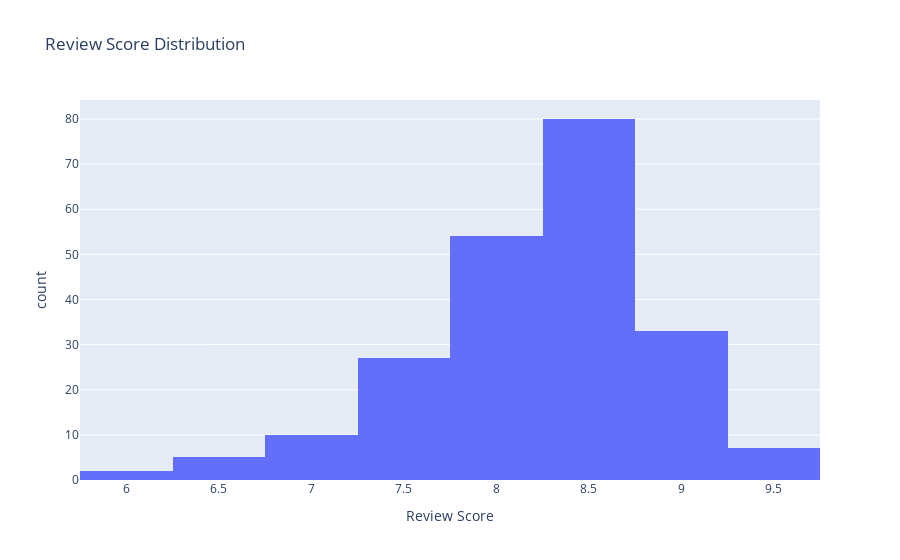

Here is the notebook cell this chart was saved with:
### Code cell
fig = px.histogram(
    df_hotels,
    x="review_score",
    nbins=10,
    title="Review Score Distribution",
    labels={"review_score": "Review Score"}
)
fig.show()

### Figure 1 — Plotly figure (JSON) as saved in the notebook; plotly's stock layout.template omitted (floating-point values rounded to 4 significant figures; data arrays with more than 128 entries replaced by an {"elided": "..."} marker saying what was removed)
{"data": [{"alignmentgroup": "True", "bingroup": "x", "hovertemplate": "Review Score=%{x}<br>count=%{y}<extra></extra>", "legendgroup": "", "marker": {"color": "#636efa", "pattern": {"shape": ""}}, "name": "", "nbinsx": 10, "offsetgroup": "", "orientation": "v", "showlegend": false, "type": "histogram", "x": {"elided": "218 float values"}, "xaxis": "x", "yaxis": "y"}], "layout": {"barmode": "relative", "legend": {"tracegroupgap": 0}, "title": {"text": "Review Score Distribution"}, "xaxis": {"anchor": "y", "domain": [0, 1], "title": {"text": "Review Score"}}, "yaxis": {"anchor": "x", "domain": [0, 1], "title": {"text": "count"}}}}
